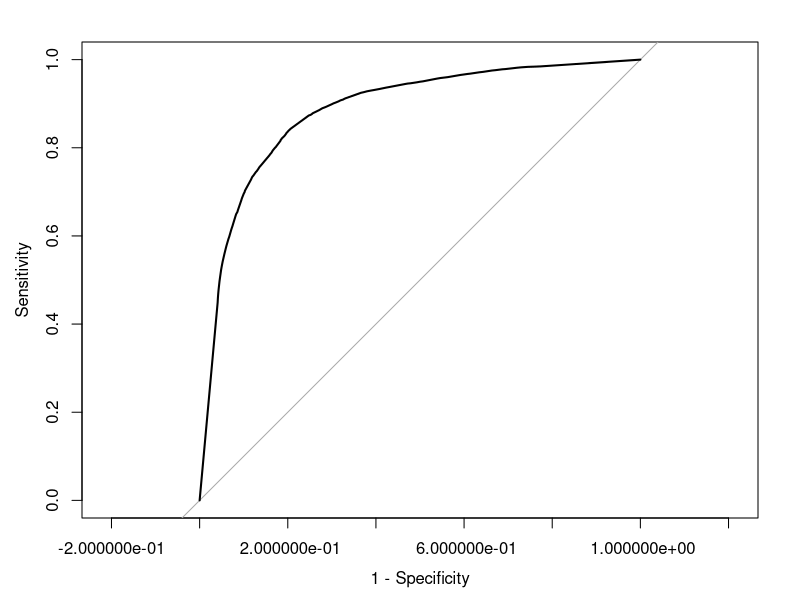

Write R code to recreate this figure. (Note: this script raises an error after producing the figure.)
## ---- chunk 1
# Loading packages and setting seed
library(caret)
library(pROC)
set.seed(100)
## ---- chunk 2
# Loading transformed data to perform modeling
biodeg_train <- read.csv("../data/biodeg_train_trans.csv", header = TRUE, sep = ",")
biodeg_test <- read.csv("../data/biodeg_test_trans.csv", header = TRUE, sep = ",")
response_train <- read.csv("../data/response_train.csv", header = TRUE, sep = ",")
response_test <- read.csv("../data/response_test.csv", header = TRUE, sep = ",")

response_train <- as.factor(as.matrix(response_train))
response_test <- as.factor(as.matrix(response_test))

## ---- chunk 3

ctrl <- trainControl(method = "cv",
                     summaryFunction = twoClassSummary,
                     classProbs = TRUE,
                     savePredictions = TRUE)

knnFit <- train(x = biodeg_train, y = response_train,
                 method = "knn",
                 tuneGrid = data.frame(k = 1:20),
                 metric = "ROC",
                 trControl = ctrl)

knnFit

testResults <- data.frame(obs = response_test,
                          NSC = predict(knnFit, biodeg_test))

confusionMatrix(testResults$NSC, testResults$obs, positive = "NRB")

#nscCM <- confusionMatrix(nscFit, norm = "none")
#nscCM

## Plot the ROC curve for the hold-out set
knnRoc <- roc(response = knnFit$pred$obs,
              predictor = knnFit$pred$NRB,
              levels = rev(levels(knnFit$pred$obs)))

plot(knnRoc, legacy.axes = TRUE)
#nscRoc$auc
## ---- chunk 4


write.csv(ctrl,"../data/model_ctrl.csv")
